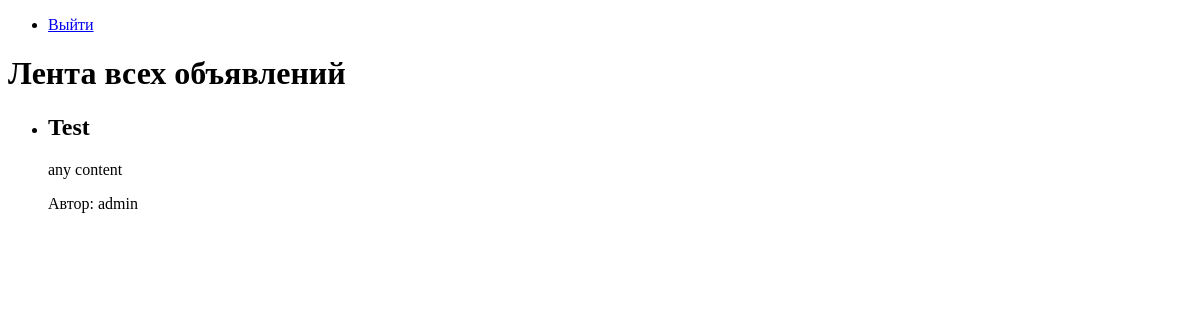
The app's page / (signed in), older data.
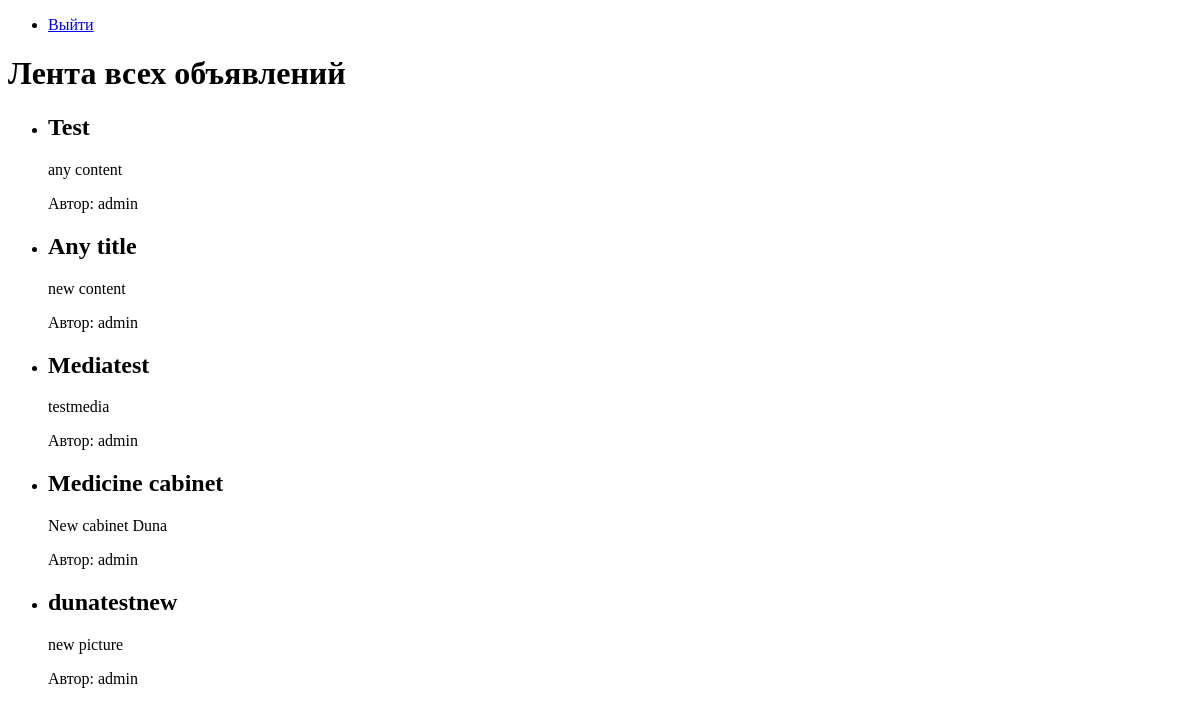
The same page, newer data.
### board/models.py (models this page shows, shortened)
class Advertisement(models.Model):
    user = models.ForeignKey(User, on_delete=models.CASCADE)
    category = models.ForeignKey(Category, on_delete=models.PROTECT)
    title = models.CharField(max_length=200)
    content = RichTextField()  # Заменим TextField на RichTextField
    file = models.FileField(upload_to='media/', blank=True, null=True)  # Добавим поле для медиа-контента
    created_at = models.DateTimeField(auto_now_add=True)

### board/views.py (the view)
# urls.py: path('', views.all_advertisements, name='all_advertisements'),  # Переносим этот URL-шаблон в самое начало списка
def all_advertisements(request):
    if request.user.is_active:
        advertisements = Advertisement.objects.all()
        return render(request, 'all_advertisements.html', {'advertisements': advertisements})
    else:
        return render(request, 'confirmation_sent.html')

### board/templates/all_advertisements.html (shortened to what this page needs)
<!DOCTYPE html>
<html>
<head>
</head>
<body>
    <nav>
        <ul>
            {% if user.is_authenticated %}
                <li><a href="{% url 'logout' %}">Выйти</a></li>
            {% else %}
                <li><a href="{% url 'login' %}">Войти</a></li>
                <li><a href="{% url 'register_user' %}">Зарегистрироваться</a></li>
            {% endif %}
        </ul>
    </nav>
    {% block content %}
    <h1>Лента всех объявлений</h1>
    <ul>
        {% for advertisement in advertisements %}
        <li>
            <h2>{{ advertisement.title }}</h2>
            <p>{{ advertisement.content }}</p>
            <p>Автор: {{ advertisement.user }}</p>
        </li>
        {% endfor %}
    </ul>
    {% endblock %}
</body>
</html>

Row changes from the older to the newer data that the page shows:
added Advertisement: title "Any title", content "new content", user "admin"
added Advertisement: title "Mediatest", content "testmedia", user "admin"
added Advertisement: title "Medicine cabinet", content "New cabinet Duna", user "admin"
added Advertisement: title "dunatestnew", content "new picture", user "admin"
